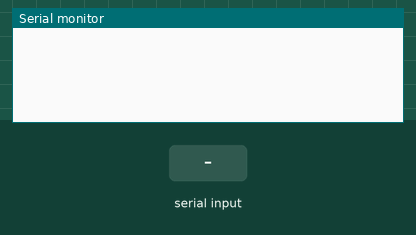
Simulated run of this sketch. Board: Arduino Uno, built with avr-gcc and run on an emulated ATmega328P. On the bench: the last lines printed to the serial monitor. The test bench sets the inputs (shaded band). No radio packets arrive unless stated.

Above: at 1.2 s.
1.3 s: "F" received over Serial
At 1.8 s:
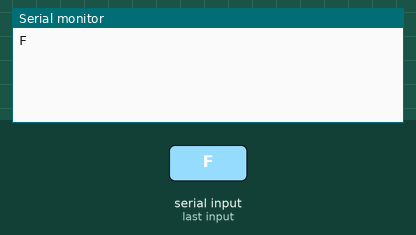
2.8 s: "B" received over Serial
At 4.0 s:
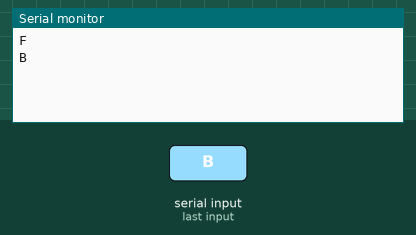
4.3 s: "L" received over Serial
At 5.3 s:
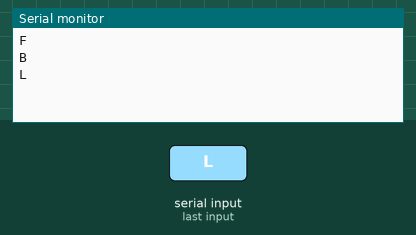
5.8 s: "R" received over Serial
At 6.5 s:
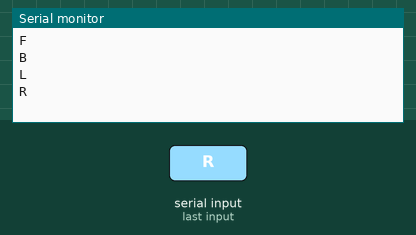
7.3 s: "S" received over Serial
At 7.7 s:
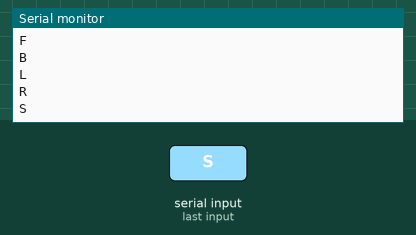

Measured:
- after the input at 1.3 s, the serial monitor: prints a new line at once (image 1)
- after the input at 2.8 s, the serial monitor: prints a new line at once (image 2)
- after the input at 4.3 s, the serial monitor: prints a new line at once (image 3)
- after the input at 5.8 s, the serial monitor: prints a new line at once (image 4)
- after the input at 7.3 s, the serial monitor: prints a new line at once (image 5)

The sketch:

Receiver.ino
```cpp
#include <VirtualWire.h>
char t;

char *data;

void setup()
{
  pinMode(5, OUTPUT);  //left motors forward
  pinMode(6, OUTPUT);  //left motors reverse
  pinMode(9, OUTPUT);  //right motors forward
  pinMode(11, OUTPUT);  //right motors reverse
  Serial.begin(9600);

  vw_set_tx_pin(3);
  vw_setup(2000);
  pinMode (5, LOW);
  pinMode (6, LOW);
  pinMode (9, LOW);
  pinMode (11, LOW);


}
void loop()
{
  if (Serial.available()) {
    t = Serial.read();
    Serial.println(t);
  }
  if (t == 'F')
  {
    data = "f";
    vw_send((uint8_t *)data, strlen(data));
    vw_wait_tx();
    digitalWrite(9, HIGH);
    digitalWrite(5, HIGH);
  }
  else if (t == 'B')
  {
    data = "b";
    vw_send((uint8_t *)data, strlen(data));
    vw_wait_tx();
    digitalWrite(6, HIGH);
    digitalWrite(11, HIGH);

  }
  else if (t == 'L') {

    data = "l";
    vw_send((uint8_t *)data, strlen(data));
    vw_wait_tx();
    digitalWrite(9, HIGH); //turn left (right side motors rotate in forward direction, left side motors doesn't rotate)
  }

  else if (t == 'R') {

    data = "r";
    vw_send((uint8_t *)data, strlen(data));
    vw_wait_tx();//turn right (left side motors rotate in forward direction, right side motors doesn't rotate)
    digitalWrite(5, HIGH);
  }


  else if (t == 'S') {

    data = "s";
    vw_send((uint8_t *)data, strlen(data));
    vw_wait_tx();//STOP (all motors stop)
    digitalWrite(9, LOW);
    digitalWrite(6, LOW);
    digitalWrite(5, LOW);
    digitalWrite(11, LOW);
  }
}
```
